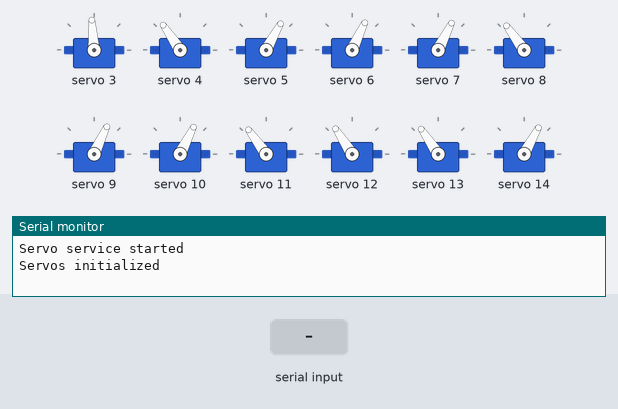
Recording of a sketch running on a simulated Arduino Uno, built with avr-gcc and run on an emulated ATmega328P. Parts: 12 × servo, the last lines printed to the serial monitor. The inputs (shaded band) are chosen by the test bench.

Above: at 1.3 s.
1.4 s: "F" received over the second serial link
At 3.48 s:
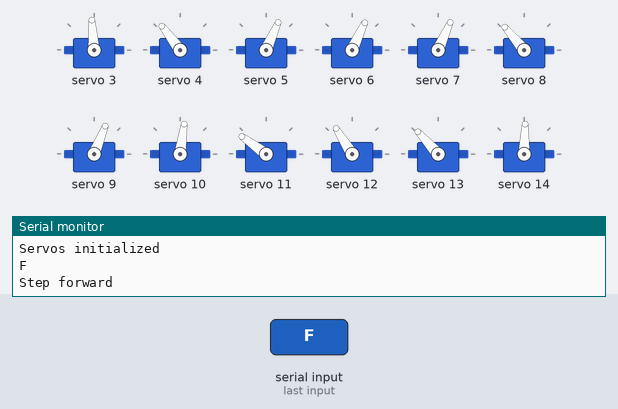
4.4 s: "B" received over the second serial link
At 5.53 s:
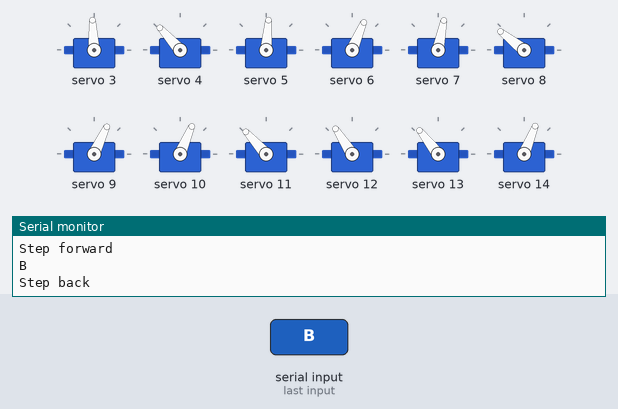
7.4 s: "l" received over the second serial link
At 10.2 s:
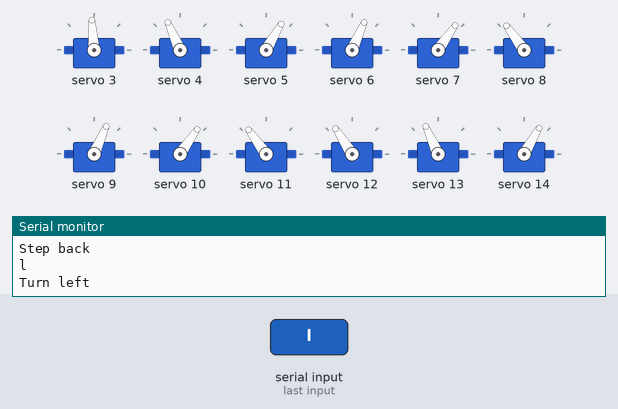
10.4 s: "r" received over the second serial link
At 13.28 s:
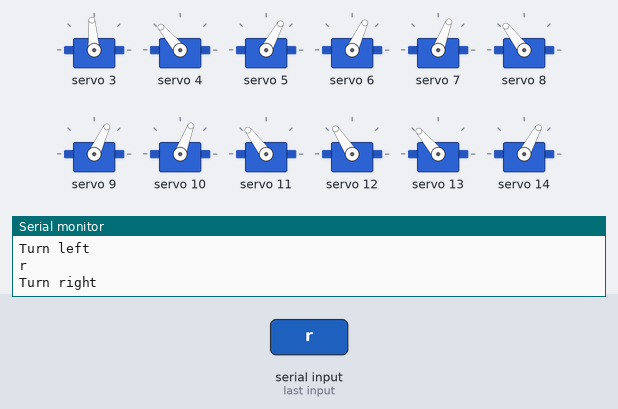
13.4 s: "s" received over the second serial link
At 15.6 s:
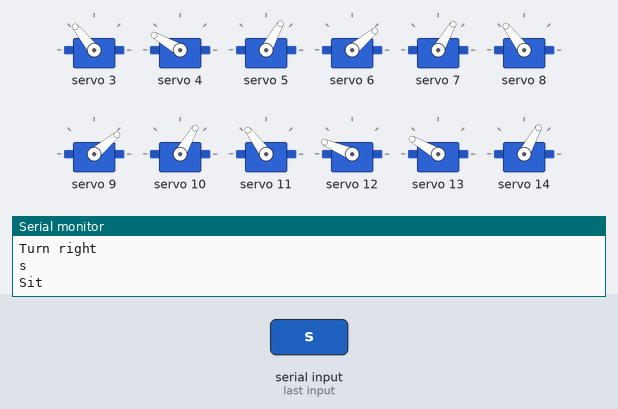
15.9 s: "S" received over the second serial link
At 16.43 s:
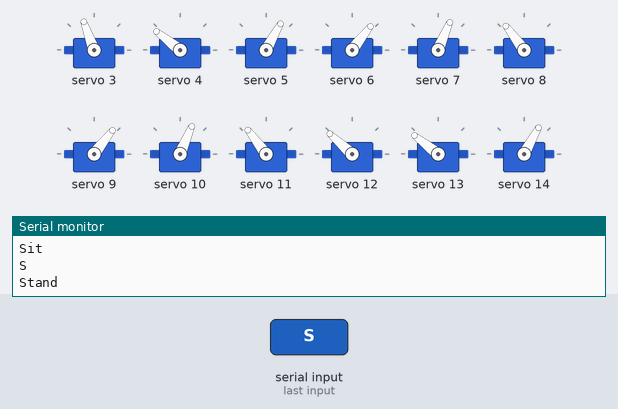
Timing chart, 0 to 18.9 s (numbered marks = the images above; inputs shaded):
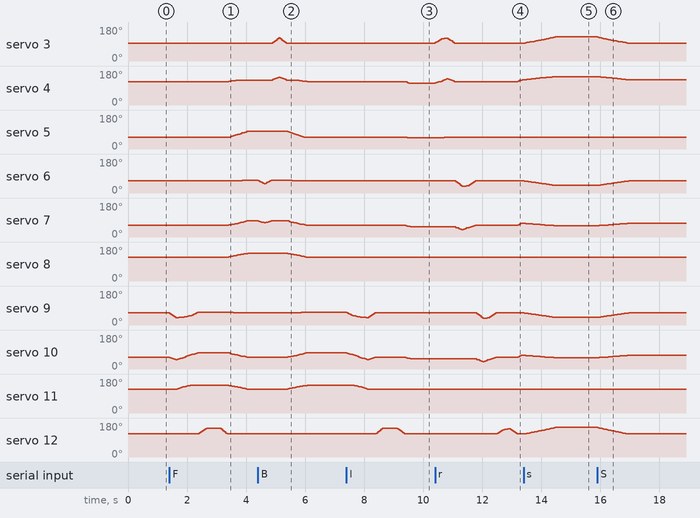

The sketch:

___2.ino
```cpp
#include <Wire.h>
#include <Adafruit_PWMServoDriver.h>
#include <FlexiTimer2.h>
#include <SoftwareSerial.h>

SoftwareSerial blue(3, 4);

/*   front
   _________
  |0       2|
  |         |
  |1       3|
  |_________|
  다리 길이 순서: c -> a -> b
*/

Adafruit_PWMServoDriver pwm = Adafruit_PWMServoDriver();
const int servo_pin[4][3] = { { 3, 4, 5 }, { 6, 7, 8 }, { 9, 10, 11 }, { 12, 13, 14 } };

const float length_a = 55;
const float length_b = 77.5;
const float length_c = 27.5;
const float z_absolute = -28;
const float half_body_wide = 68 / 2; // 넓이 / 2
const float half_body_length = 75 / 2; // 길이 / 2

/* Constants for movement ----------------------------------------------------*/
const float z_default = -50, z_default_up = -30, z_boot = z_absolute, z_boot_up = -12;
volatile float z_now = z_default;
volatile float z_up = z_default_up;
const float x_default = 62, x_step = 40;
const float y_start = 0, y_step = 40;
const float y_default = x_default;

/* variables for movement ----------------------------------------------------*/
volatile float site_now[4][3];
volatile float site_expect[4][3];
float temp_speed[4][3];
float move_speed;
float speed_multiple = 1;

const float spot_turn_speed = 4;
const float leg_move_speed = 4;
const float body_move_speed = 3;
const float stand_seat_speed = 1;
volatile int rest_counter;

const float KEEP = 255;

//define PI for calculation
const float pi = 3.1415926;
const float to_angle = 180 / pi;

/* variables for turn ----------------------------------------------------*/
const float turn_angle = 15 * pi / 180;
const float turn_x = half_body_wide * (cos(turn_angle) - 1) - half_body_length * sin(turn_angle);
const float turn_y = half_body_length * (cos(turn_angle) - 1) + half_body_wide * sin(turn_angle);

void setup() {
  Wire.begin();
  pwm.begin();
  Serial.begin(9600);
  blue.begin(9600);

  pwm.setPWMFreq(50);
  // Serial.println("Robot starts initialization");
  set_site(0, x_default, y_start + y_step, z_now);
  set_site(1, x_default, y_start + y_step, z_now);
  set_site(2, x_default, y_start + y_step, z_now);
  set_site(3, x_default, y_start + y_step, z_now);

  for (int i = 0; i < 4; i++) {
    for (int j = 0; j < 3; j++) {
      site_now[i][j] = site_expect[i][j];
    }
  }

  delay(100);

  //start servo service
  FlexiTimer2::set(50, servo_service);
  FlexiTimer2::start();
  Serial.println("Servo service started");
  //initialize servos
  // servo_attach();
  Serial.println("Servos initialized");
}

void servo_attach(void) {
  int pwm_90 = map(90, 0, 180, 122, 500);
  for (int i = 0; i < 4; i++) {
    for (int j = 0; j < 3; j++) {
      pwm.setPWM(servo_pin[i][j], 1, pwm_90);
      delay(100);
    }
  }

}

void loop() {
  // put your main code here, to run repeatedly:

  if (blue.available()) {

    char data = blue.read();
    Serial.print(data);
    Serial.println();

    if (data == 'F') {
      Serial.println("Step forward");
      step_forward();
    }
    else if (data == 'B') {
      Serial.println("Step back");
      step_back();
    }
    else if (data == 'l') {
      Serial.println("Turn left");
      turn_left();
    }
    else if (data == 'r') {
      Serial.println("Turn right");
      turn_right();
    }
    else if (data == 'S') {
      Serial.println("Stand");
      stand();
    }
    else if (data == 's') {
      Serial.println("Sit");
      sit();
    }
    else if (data == 'L') {
      Serial.println("Step Left");
      step_left();
    }
    else if (data == 'R') {
      Serial.println("Step Right");
      step_right();
    }
    else if (data == 'Z') {
      Serial.println("Reposition");
      reposition();
    }
    else if (data == '0') {
      set_site(0, x_default, y_start + y_step, z_up-100);
      wait_all_reach();
      delay(1000);
      set_site(0, x_default, y_start + y_step, z_now);
      wait_all_reach();
    }
    else if (data == '1') {
      set_site(1, x_default, y_start + y_step, z_up);
      wait_all_reach();
      delay(1000);
      set_site(1, x_default, y_start + y_step, z_now);
      wait_all_reach();
    }
    else if (data == '2') {
      set_site(2, x_default, y_start + y_step, z_up);
      wait_all_reach();
      delay(1000);
      set_site(2, x_default, y_start + y_step, z_now);
      wait_all_reach();
    }
    else if (data == '3') {
      set_site(3, x_default, y_start + y_step, z_up);
      wait_all_reach();
      delay(1000);
      set_site(3, x_default, y_start + y_step, z_now);
      wait_all_reach();
    }
  }
}
void sit() {
  z_now = z_boot;
  z_up = z_boot_up;
  move_speed = stand_seat_speed;
  for (int leg = 0; leg < 4; leg++) {
    set_site(leg, KEEP, KEEP, z_now);
  }
  wait_all_reach();
}

void stand() {
  z_now = z_default;
  z_up = z_default_up;
  move_speed = stand_seat_speed;
  for (int leg = 0; leg < 4; leg++) {
    set_site(leg, KEEP, KEEP, z_now);
  }
  wait_all_reach();
}


void step_forward() {

  if (site_now[0][1] == y_start) {

    leg_move(0, x_default, y_start + 2 * y_step);
    leg_move(1, x_default, y_start);

    move_speed = body_move_speed;

    set_site(0, x_default, y_start + y_step, z_now);
    set_site(1, x_default, y_start + y_step, z_now);
    set_site(2, x_default, y_start, z_now);
    set_site(3, x_default, y_start + 2 * y_step, z_now);
    wait_all_reach();

  } else {

    leg_move(2, x_default, y_start + 2 * y_step);
    leg_move(3, x_default, y_start);

    move_speed = body_move_speed;

    set_site(0, x_default, y_start, z_now);
    set_site(1, x_default, y_start + 2 * y_step, z_now);
    set_site(2, x_default, y_start + y_step, z_now);
    set_site(3, x_default, y_start + y_step, z_now);
    wait_all_reach();
  }
}

void step_back() {

  if (site_now[3][1] == y_start) {

    leg_move(3, x_default, y_start + 2 * y_step);
    leg_move(2, x_default, y_start);

    move_speed = body_move_speed;

    set_site(0, x_default, y_start + 2 * y_step, z_now);
    set_site(1, x_default, y_start, z_now);
    set_site(2, x_default, y_start + y_step, z_now);
    set_site(3, x_default, y_start + y_step, z_now);


    wait_all_reach();

  } else {

    leg_move(1, x_default, y_start + 2 * y_step);
    leg_move(0, x_default, y_start);

    move_speed = body_move_speed;

    set_site(0, x_default, y_start + y_step, z_now);
    set_site(1, x_default, y_start + y_step, z_now);
    set_site(2, x_default, y_start + 2 * y_step, z_now);
    set_site(3, x_default, y_start, z_now);

    wait_all_reach();
  }
}

void step_left() {

  if (site_now[1][1] == x_default - x_step) {

    leg_move(1, x_default + x_step, y_start + y_step);
    leg_move(3, x_default - x_step, y_start + y_step);

    move_speed = body_move_speed;

    set_site(0, x_default - x_step, y_start + y_step, z_now);
    set_site(1, x_default, y_start + y_step, z_now);
    set_site(2, x_default + x_step, y_start + y_step, z_now);
    set_site(3, x_default, y_start + y_step, z_now);
    wait_all_reach();

  } else {

    leg_move(0, x_default + x_step, y_start + y_step);
    leg_move(2, x_default - x_step, y_start + y_step);

    move_speed = body_move_speed;

    set_site(0, x_default, y_start + y_step, z_now);
    set_site(1, x_default - x_step, y_start + y_step, z_now);
    set_site(2, x_default, y_start + y_step, z_now);
    set_site(3, x_default + x_step, y_start + y_step, z_now);
    wait_all_reach();
  }
}

void step_right() {

  if (site_now[2][1] == x_default - x_step) {

    leg_move(2, x_default + x_step, y_start + y_step);
    leg_move(0, x_default - x_step, y_start + y_step);

    move_speed = body_move_speed;

    set_site(0, x_default, y_start + y_step, z_now);
    set_site(1, x_default + x_step, y_start + y_step, z_now);
    set_site(2, x_default, y_start + y_step, z_now);
    set_site(3, x_default - x_step, y_start + y_step, z_now);

    wait_all_reach();

  } else {

    leg_move(3, x_default + x_step, y_start + y_step);
    leg_move(1, x_default - x_step, y_start + y_step);

    move_speed = body_move_speed;

    set_site(0, x_default + x_step, y_start + y_step, z_now);
    set_site(1, x_default, y_start + y_step, z_now);
    set_site(2, x_default - x_step, y_start + y_step, z_now);
    set_site(3, x_default, y_start + y_step, z_now);

    wait_all_reach();
  }
}

void turn_left() {
  reposition();

  set_site(0, x_default - turn_x, y_start + y_step + turn_y, z_now);
  set_site(1, x_default + turn_x, y_start + y_step - turn_y, z_now);
  set_site(2, x_default + turn_x, y_start + y_step - turn_y, z_now);
  set_site(3, x_default - turn_x, y_start + y_step + turn_y, z_now);

  reposition();
}

void turn_right() {
  reposition();

  set_site(0, x_default + turn_x, y_start + y_step - turn_y, z_now);
  set_site(1, x_default - turn_x, y_start + y_step + turn_y, z_now);
  set_site(2, x_default - turn_x, y_start + y_step + turn_y, z_now);
  set_site(3, x_default + turn_x, y_start + y_step - turn_y, z_now);

  reposition();
}


void servo_service(void) {
  sei();
  static float alpha, beta, gamma;  // gamma => body servo, alpha => coxa servo, beta => tibia servo

  for (int i = 0; i < 4; i++) {
    for (int j = 0; j < 3; j++) {
      if (abs(site_now[i][j] - site_expect[i][j]) >= abs(temp_speed[i][j]))
        site_now[i][j] += temp_speed[i][j];
      else
        site_now[i][j] = site_expect[i][j];
    }

    cartesian_to_polar(alpha, beta, gamma, site_now[i][0], site_now[i][1], site_now[i][2]);
    polar_to_servo(i, alpha, beta, gamma);
  }

  rest_counter++; //0.02초 지연(딜레이)
}

void set_site(int leg, float x, float y, float z) {
  float length_x = 0, length_y = 0, length_z = 0;

  if (x != KEEP)
    length_x = x - site_now[leg][0];
  if (y != KEEP)
    length_y = y - site_now[leg][1];
  if (z != KEEP)
    length_z = z - site_now[leg][2];

  float length = sqrt(pow(length_x, 2) + pow(length_y, 2) + pow(length_z, 2));

  temp_speed[leg][0] = length_x / length * move_speed;
  temp_speed[leg][1] = length_y / length * move_speed;
  temp_speed[leg][2] = length_z / length * move_speed;

  if (x != KEEP)
    site_expect[leg][0] = x;
  if (y != KEEP)
    site_expect[leg][1] = y;
  if (z != KEEP)
    site_expect[leg][2] = z;
}

void leg_move(int leg, float x, float y) {
  move_speed = leg_move_speed;
  set_site(leg, site_now[leg][0], site_now[leg][1], z_up);
  wait_all_reach();
  set_site(leg, x, y, z_up);
  wait_all_reach();
  set_site(leg, x, y, z_now);
  wait_all_reach();
}

void reposition() {
  for (int leg = 0; leg < 4; leg++) {
    if (site_now[leg][0] != x_default || site_now[leg][1] != y_start + y_step) {
      leg_move(leg, x_default, y_start + y_step);
    }
  }
}

void wait_reach(int leg) {
  while (1)
    if (site_now[leg][0] == site_expect[leg][0])
      if (site_now[leg][1] == site_expect[leg][1])
        if (site_now[leg][2] == site_expect[leg][2])
          break;
}

/*
  - wait all of end points move to expect site
  - blocking function
   ---------------------------------------------------------------------------*/
void wait_all_reach(void) {
  for (int i = 0; i < 4; i++)
    wait_reach(i);
}

void cartesian_to_polar(volatile float &alpha, volatile float &beta, volatile float &gamma, volatile float x, volatile float y, volatile float z) {
  //calculate w-z degree
  float v, w;
  w = (x >= 0 ? 1 : -1) * (sqrt(pow(x, 2) + pow(y, 2)));
  v = w - length_c;
  alpha = atan2(z, v) + acos((pow(length_a, 2) - pow(length_b, 2) + pow(v, 2) + pow(z, 2)) / 2 / length_a / sqrt(pow(v, 2) + pow(z, 2)));
  beta = acos((pow(length_a, 2) + pow(length_b, 2) - pow(v, 2) - pow(z, 2)) / 2 / length_a / length_b);
  //calculate x-y-z degree
  gamma = (w >= 0) ? atan2(y, x) : atan2(-y, -x);

  //trans degree pi->180
  alpha = alpha * to_angle;
  beta = beta * to_angle;
  gamma = gamma * to_angle;


}

void polar_to_servo(int leg, float alpha, float beta, float gamma) {
  if (leg == 0) {
    alpha += 90;
    beta = 180 - beta;
    gamma = 90 - gamma;
  } else if (leg == 1) {
    alpha = 90 - alpha;
    beta = beta;
    gamma += 90;
  } else if (leg == 2) {
    alpha = 90 - alpha;
    beta = beta;
    gamma += 90;
  } else if (leg == 3) {
    alpha += 90;
    beta = 180 - beta;
    gamma = 90 - gamma;
  }
 int pwm_alpha = map(alpha, 0, 180, 122, 500);
 if( leg == 0 ) {
   pwm_alpha -= 60;
 }
 int pwm_beta = map(beta, 0, 180, 122, 500);
 int pwm_gamma = map(gamma, 0, 180, 122, 500);
  pwm.setPWM(servo_pin[leg][0], 0, pwm_alpha);
  pwm.setPWM(servo_pin[leg][1], 0, pwm_beta);
  pwm.setPWM(servo_pin[leg][2], 0, pwm_gamma);

}
```

Measured:
- after the input at 1.4 s, servo 3: 94° → 93° after 2.4 s; servo 4: 124° → 128° after 2.0 s, → 130° 0.20 s later, → 131° 0.11 s later, → 132° 0.14 s later
- after the input at 4.4 s, servo 4: rises from 132° to 148° in 0.20 s, then falls to 124° in 0.96 s; servo 5: moves from 94° to 61° over 0.59 s, starting after 1.0 s
- after the input at 7.4 s, servo 4: 124° → 114° after 2.0 s; servo 5: 61° → 60° after 2.1 s; servo 6: 65° → 66° after 2.1 s; servo 7: 63° → 55° after 2.0 s; servo 11: moves from 146° to 126° over 0.45 s, starting after 0.26 s
- after the input at 10.4 s, servo 3: rises from 94° to 121° in 0.35 s, then falls to 93° in 2.5 s; servo 5: 60° → 61° after 0.30 s; servo 8, servo 11: 126° → 127° after 2.9 s; servo 12: rises from 123° to 150° in 0.35 s, then falls to 122° in 0.45 s; servo 14: 60° → 61° after 2.4 s
- after the input at 13.4 s, servo 3: moves from 93° to 129° over 1.1 s, starting at once; servo 4: moves from 133° to 150° over 1.0 s, starting at once
- after the input at 15.9 s, servo 3: moves from 129° to 93° over 1.1 s, starting at once; servo 4: moves from 150° to 133° over 1.0 s, starting after 0.06 s
